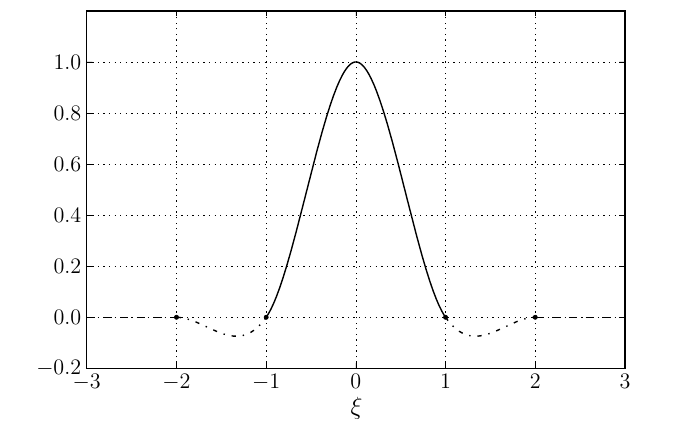

This figure's Python source:
import numpy as np
import pylab as py
py.ion()

#-----------------------------------------------------------------------

fig_width_pt = 246.0 # Get this from LaTeX using \showthe\columnwidth
inches_per_pt = 1.0/72.27               # Convert pt to inch
golden_mean = (np.sqrt(5)-1.0)/2.0         # Aesthetic ratio
fig_width = 2*fig_width_pt*inches_per_pt  # width in inches
fig_height = fig_width*golden_mean      # height in inches
fig_size =  [fig_width,fig_height]
params = {'backend': 'ps',
          'axes.labelsize': 18,
          'text.fontsize': 18,
          'legend.fontsize': 18,
          'xtick.labelsize': 16,
          'ytick.labelsize': 16,
          'text.usetex': True,
          'figure.figsize': fig_size,
	  'font.family': 'sans-serif'}	
py.rcParams.update(params)

#-----------------------------------------------------------------------
# Gaussian kernel

xi = np.linspace(-3,3,1000)

m1 = 1 - 5*xi**2*0.5 + 3*np.abs(xi)**3*0.5
m2 = 0.5*(2- np.abs(xi))**2*(1-np.abs(xi))
m3 = xi*0.

m1[~ (np.abs(xi)<1)] = np.nan
m2[~ ((np.abs(xi)>=1) & (np.abs(xi)<2))] = np.nan
m3[~ (np.abs(xi)>=2)] = np.nan

py.figure(1)
py.axes([0.125,0.15,0.95-0.175,0.95-0.125])
py.plot(xi,m1,'k-')
py.plot(xi,m2,'k-.')
py.plot(xi,m3,'k--')
py.plot([-2,-1,1,2],[0.,0.,0.,0.],'k.')
py.axis([-3,3,-0.2,1.2])
py.xlabel(r'$\xi$')
#py.ylabel(r'$\zeta_{\sigma}$')
py.grid(True)
#py.savefig('interpolationKernel.pdf')

figName = 'interpolationKernel'
py.savefig('%s.eps' % figName)
import os
os.system('epstopdf %s.eps' % figName)
#os.system('pdfcrop %s.pdf' % figName)
os.system('rm %s.eps' % figName)

#-----------------------------------------------------------------------
